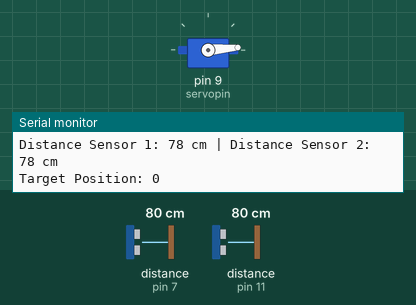
A sketch run on a simulated Arduino Uno, built with avr-gcc and run on an emulated ATmega328P. On the bench: servo, the last lines printed to the serial monitor. Wiring (inferred from the names in the program): 2 × ultrasonic range finder: trigger pin 8, echo pin 7 / trigger pin 10, echo pin 11. The inputs (shaded band) are chosen by the test bench; at power-on: distance to the obstacle (sensors on pin 11, pin 7) 80 cm. The echo pulse lasts 58.3 µs per cm.

Above: at 3.1 s.
3.2 s: distance to the obstacle (sensor on pin 11) set to 34 cm
5.6 s: distance to the obstacle (sensor on pin 11) set to 27 cm
At 7.4 s:
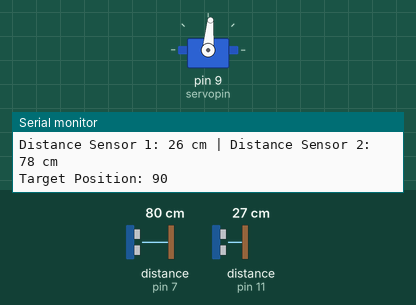
8.2 s: distance to the obstacle (sensor on pin 7) set to 4 cm
At 10.0 s:
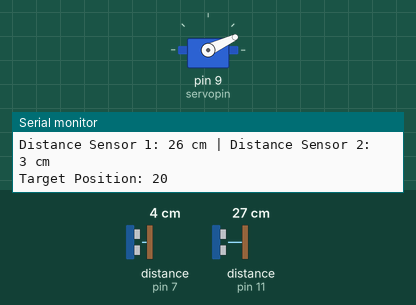
10.5 s: distance to the obstacle (sensor on pin 7) set to 18 cm
At 12.4 s:
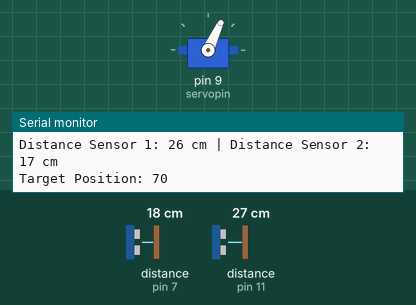
12.7 s: distance to the obstacle (sensor on pin 7) set to 9 cm
At 14.6 s:
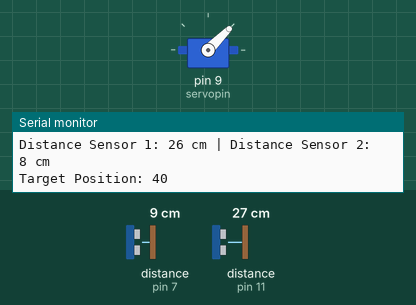
Timing chart, 0 to 15.8 s (numbered marks = the images above; inputs shaded):
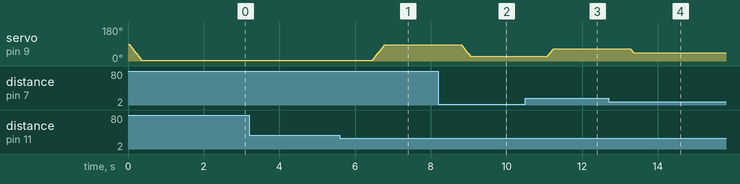

Measured:
- the behaviour switches between 31 and 30 cm on distance to the obstacle (sensor on pin 11) (found by bisection; images 0 and 1)
- after the input at 5.6 s, servo on pin 9 (servopin): moves from 5° to 85° over 0.30 s, starting after 0.87 s
- after the input at 8.2 s, servo on pin 9 (servopin): moves from 85° to 25° over 0.22 s, starting after 0.62 s
- after the input at 10.5 s, servo on pin 9 (servopin): 25° → 65° after 0.60 s
- after the input at 12.7 s, servo on pin 9 (servopin): 65° → 45° after 0.59 s

The sketch:

sketch_sep18b.ino
```cpp
#include <Servo.h>

Servo servo;
int echo1 = 11;     // Echo pin of the first ultrasonic sensor
int trig1 = 10;     // Trigger pin of the first ultrasonic sensor
int echo2 = 7;      // Echo pin of the second ultrasonic sensor
int trig2 = 8;      // Trigger pin of the second ultrasonic sensor
int servopin = 9;
int distance1;
int distance2;
int duration1;
int duration2;
bool isDistance2Measured = false;  // Flag to track if distance2 has been measured


void setup() {
  Serial.begin(9600);  // Initialize serial communication
  servo.attach(servopin);
  pinMode(trig1, OUTPUT);
  pinMode(echo1, INPUT);
  pinMode(trig2, OUTPUT);
  pinMode(echo2, INPUT);
}

void measureDistance2() {
  digitalWrite(trig2, LOW);
  delayMicroseconds(2);
  digitalWrite(trig2, HIGH);
  delayMicroseconds(10);
  digitalWrite(trig2, LOW);
  duration2 = pulseIn(echo2, HIGH);
  distance2 = duration2 * 0.034 / 2;
  isDistance2Measured = true;  // Set the flag to true after measuring distance2
}

void moveServoToPosition(int target) {
  int currentPos = servo.read();

  // Limit the target position to a maximum of 90 degrees
  target = min(target, 90);

   int Kp =5;
   int KpNeg = -5;

  // Determine the appropriate direction to move the servo
  int step = (target - currentPos > 0) ? Kp : KpNeg;

  for (int pos = currentPos; pos != target; pos += step) {

    // Limit the position to a maximum of 90 degrees
    pos = min(pos, 90);
    servo.write(pos);
    delay(20);
  }
}

void loop() {
  digitalWrite(trig1, LOW);
  delayMicroseconds(2);
  digitalWrite(trig1, HIGH);
  delayMicroseconds(10);
  digitalWrite(trig1, LOW);
  duration1 = pulseIn(echo1, HIGH);
  distance1 = duration1 * 0.034 / 2;

  Serial.print("Distance Sensor 1: ");
  Serial.print(distance1);
  Serial.print(" cm | ");

  // Check if distance2 has been measured
  if (!isDistance2Measured) {
    measureDistance2();  // Measure distance2 if not already measured
  }

  Serial.print("Distance Sensor 2: ");
  Serial.print(distance2);
  Serial.println(" cm");

  int targetPos;
  int servoHoek;

  if (distance1 < 30 && distance1 > 0) {
    targetPos = 4* distance2;

if(targetPos >80 && targetPos<=90)
{
    servoHoek=90;
}
if(targetPos >70 && targetPos<=80)
{
    servoHoek=80;
}
if(targetPos >60 && targetPos<=70)
{
    servoHoek=70;
}
if(targetPos>50 && targetPos<=60)
{
    servoHoek=60;
}
if(targetPos >40 && targetPos<=50)
{
    servoHoek=50;
}
if(targetPos >30 && targetPos<=40)
{
    servoHoek=40;
}
if(targetPos >20 && targetPos<=30)
{
    servoHoek=30;
}
if(targetPos >10 && targetPos<=20)
{
    servoHoek=20;
}
if(targetPos >0 && targetPos<=10)
{
    servoHoek=10;
}

    isDistance2Measured = false;  // Reset the flag for the next iteration
  } else {
    servoHoek = 0;
  }

  Serial.print("Target Position: ");
  Serial.println(servoHoek);


  // Move the servo smoothly to the new target position
  moveServoToPosition(servoHoek);

  delay(2000);  // Adjust the delay as needed


}
```
